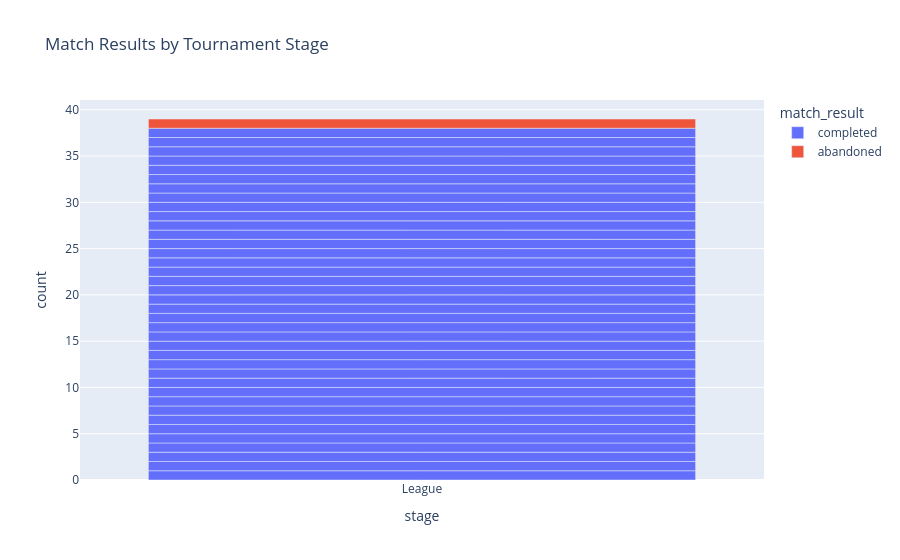

Notebook code cell kept with this figure:
### Code cell
fig = px.bar(df, x="stage", color="match_result",
             title="Match Results by Tournament Stage")
fig.show()

### Figure 1 — Plotly figure (JSON) as saved in the notebook; plotly's stock layout.template omitted (floating-point values rounded to 4 significant figures)
{"data": [{"hovertemplate": "match_result=completed<br>stage=%{x}<br>count=%{y}<extra></extra>", "legendgroup": "completed", "marker": {"color": "#636efa", "pattern": {"shape": ""}}, "name": "completed", "orientation": "v", "showlegend": true, "textposition": "auto", "type": "bar", "x": ["League", "League", "League", "League", "League", "League", "League", "League", "League", "League", "League", "League", "League", "League", "League", "League", "League", "League", "League", "League", "League", "League", "League", "League", "League", "League", "League", "League", "League", "League", "League", "League", "League", "League", "League", "League", "League", "League"], "xaxis": "x", "y": [1, 1, 1, 1, 1, 1, 1, 1, 1, 1, 1, 1, 1, 1, 1, 1, 1, 1, 1, 1, 1, 1, 1, 1, 1, 1, 1, 1, 1, 1, 1, 1, 1, 1, 1, 1, 1, 1], "yaxis": "y"}, {"hovertemplate": "match_result=abandoned<br>stage=%{x}<br>count=%{y}<extra></extra>", "legendgroup": "abandoned", "marker": {"color": "#EF553B", "pattern": {"shape": ""}}, "name": "abandoned", "orientation": "v", "showlegend": true, "textposition": "auto", "type": "bar", "x": ["League"], "xaxis": "x", "y": [1], "yaxis": "y"}], "layout": {"barmode": "relative", "legend": {"title": {"text": "match_result"}, "tracegroupgap": 0}, "title": {"text": "Match Results by Tournament Stage"}, "xaxis": {"anchor": "y", "domain": [0, 1], "title": {"text": "stage"}}, "yaxis": {"anchor": "x", "domain": [0, 1], "title": {"text": "count"}}}}
